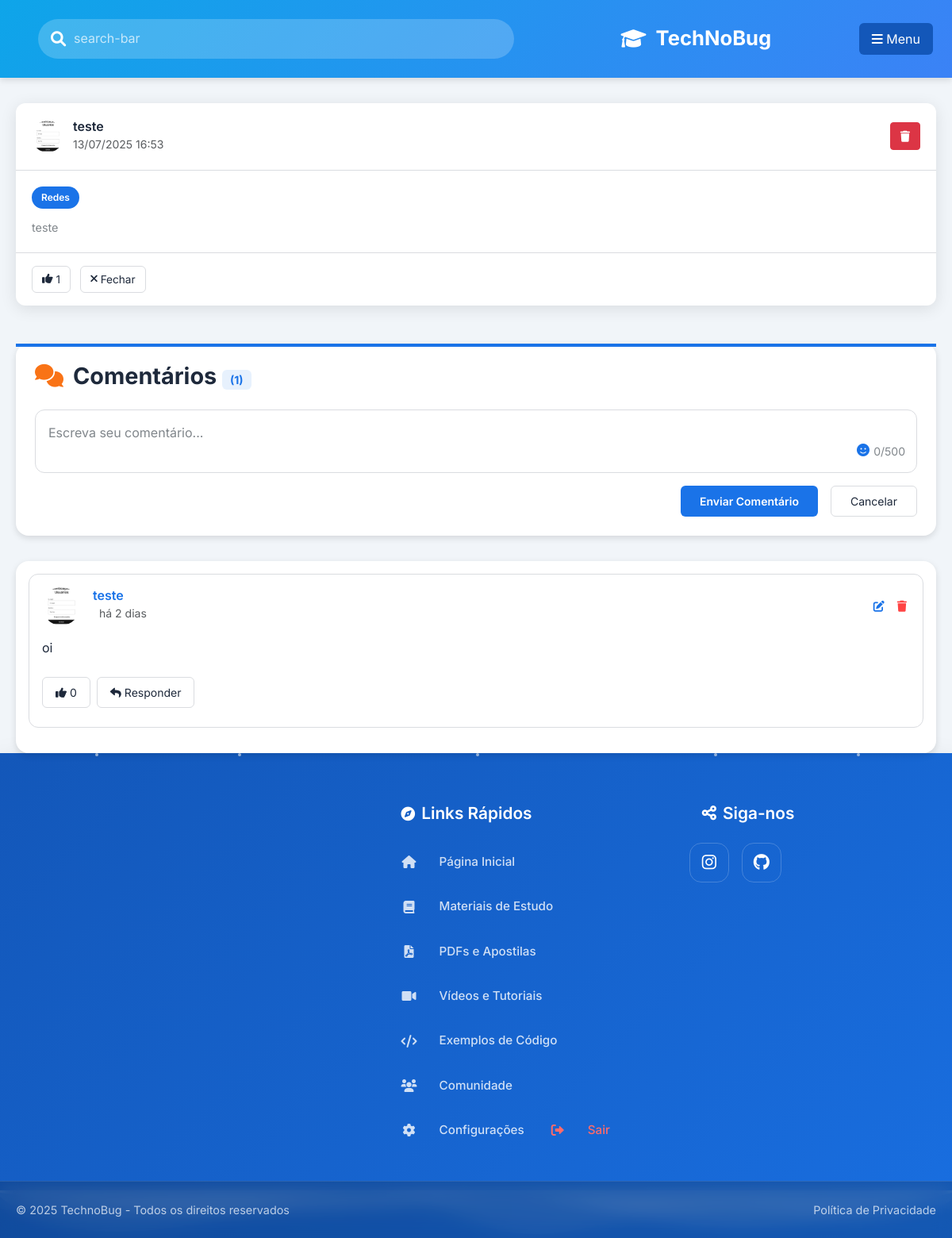
Page /post/1 (signed in) on the committed database.
### backend/models.py (models this page shows)
class User(db.Model):
    __tablename__ = 'users'
    id = db.Column(db.Integer, primary_key=True)
    username = db.Column(db.String(80), unique=True, nullable=False)
    email = db.Column(db.String(120), unique=True, nullable=False)
    password = db.Column(db.String(256))
    profile_pic = db.Column(db.String(120), default='default.png')
    is_admin = db.Column(db.Boolean, default=False)
    is_moderator = db.Column(db.Boolean, default=False)
    created_at = db.Column(db.DateTime, default=lambda: datetime.now(pytz.UTC))
    visited_pages = db.Column(db.Text, default='')
    last_activity = db.Column(db.DateTime, default=lambda: datetime.now(pytz.UTC))
    posts = db.relationship('Post', backref='author', lazy=True)
    comments = db.relationship('Comment', backref='author', lazy=True)
    likes = db.relationship('Like', backref='user', lazy=True)

class Post(db.Model):
    __tablename__ = 'posts'
    id = db.Column(db.Integer, primary_key=True)
    content = db.Column(db.Text, nullable=False)
    user_id = db.Column(db.Integer, db.ForeignKey('users.id'), nullable=False)
    category = db.Column(db.String(50), nullable=False)
    created_at = db.Column(db.DateTime, default=lambda: datetime.now(pytz.UTC))
    comments = db.relationship('Comment', backref='post', lazy=True)
    likes = db.relationship('Like', backref='post', lazy=True)

class Comment(db.Model):
    __tablename__ = 'comments'
    id = db.Column(db.Integer, primary_key=True)
    content = db.Column(db.Text, nullable=False)
    user_id = db.Column(db.Integer, db.ForeignKey('users.id'), nullable=False)
    post_id = db.Column(db.Integer, db.ForeignKey('posts.id'), nullable=False)
    parent_id = db.Column(db.Integer, db.ForeignKey('comments.id'), nullable=True)
    created_at = db.Column(db.DateTime, default=lambda: datetime.now(pytz.UTC))
    replies = db.relationship('Comment', backref=db.backref('parent', remote_side=[id]), lazy=True)
    likes = db.relationship('Like', backref='comment', lazy=True)

### app.py (the view)
@app.route('/post/<int:post_id>', methods=['GET'])
def post_comments(post_id):
    user_id = session.get('user_id')
    if not user_id:
        flash('Por favor, faça login para acessar esta página.', 'error')
        return redirect(url_for('registroelogin'))
    user = db.session.get(User, user_id)
    if not user:
        session.clear()
        flash('Sua sessão expirou ou o usuário não existe mais.', 'error')
        return redirect(url_for('registroelogin'))
    post = Post.query.options(
        db.joinedload(Post.comments).joinedload(Comment.author),
        db.joinedload(Post.comments).joinedload(Comment.replies).joinedload(Comment.author)
    ).get_or_404(post_id)
    return render_template('post_comments.html', user=user, post=post)

### app.py (called while the page is built)
@app.template_filter('format_brt')
def format_brt(datetime_obj, format_str='%d/%m/%Y %H:%M'):
    if datetime_obj:
        brt = pytz.timezone('America/Sao_Paulo')
        brt_datetime = datetime_obj.replace(tzinfo=pytz.UTC).astimezone(brt)
        return brt_datetime.strftime(format_str)
    return ''

### templates/post_comments.html (shortened to what this page needs)
<!DOCTYPE html>
<html lang="pt-BR">
<head>
    <link rel="stylesheet" href="https://cdnjs.cloudflare.com/ajax/libs/font-awesome/6.4.0/css/all.min.css">
    <link href="https://cdn.jsdelivr.net/npm/bootstrap@5.3.0/dist/css/bootstrap.min.css" rel="stylesheet">
    <link rel="stylesheet" href="https://cdn.jsdelivr.net/npm/emoji-picker-element@1.11.1/index.css">
    <link rel="stylesheet" href="{{ url_for('static', filename='css/post_comments.css') }}">
    <link rel="stylesheet" href="{{ url_for('static', filename='css/footer.css') }}">
</head>
<body>
    <header class="app-header">
        <div class="header-content">
            <div class="search-bar">
                <i class="fas fa-search"></i>
                <input type="text" placeholder="search-bar">
            </div>
            <div class="logo" onclick="window.location.href = '{{ url_for('telainicial') }}';" style="cursor: pointer;">
                <i class="fas fa-graduation-cap"></i>
                <span>TechNoBug</span>
            </div>
            <button class="btn menu-btn" type="button" data-bs-toggle="offcanvas" data-bs-target="#offcanvasMenu" aria-controls="offcanvasMenu">
                <i class="fas fa-bars"></i>
                <span>Menu</span>
            </button>
        </div>
    </header>
    <div class="container">
        <main class="main-content">
            <div class="post-card" data-post-id="{{ post.id }}" data-category="{{ post.category }}">
                <div class="post-header">
                    <div class="user-info">
                        <div class="profile-pic-preview">
                            {% if post.author.profile_pic and post.author.profile_pic != 'default.png' %}
                                <img class="profile-pic-img rounded-circle" src="{{ url_for('static', filename='Uploads/' + post.author.profile_pic) }}" alt="Foto de perfil" style="width:40px;height:40px;object-fit:cover;" />
                            {% else %}
                                <div class="profile-pic-avatar bg-primary text-white rounded-circle d-flex justify-content-center align-items-center" style="width:40px;height:40px;font-size:1.5em;">
                                    {{ post.author.username[0]|upper }}
                                </div>
                            {% endif %}
                        </div>
                        <div>
                            <h5 class="username">{{ post.author.username }}</h5>
                            <small class="text-muted">{{ post.created_at|format_brt }}</small>
                        </div>
                    </div>
                    {% if post.user_id == user.id %}
                        <div class="post-actions">
                            <button class="btn btn-sm btn-danger delete-post" data-post-id="{{ post.id }}">
                                <i class="fas fa-trash"></i>
                            </button>
                        </div>
                    {% endif %}
                </div>
                <div class="post-content">
                    <div class="post-category-tag">{{ post.category }}</div>
                    <p>{{ post.content }}</p>
                </div>
                <div class="post-footer">
                    <button class="btn btn-sm btn-outline-primary like-btn" data-post-id="{{ post.id }}">
                        <i class="fas fa-thumbs-up"></i> <span class="like-count">{{ post.likes|length }}</span>
                    </button>
                    <a href="{{ url_for('telainicial') }}" class="btn btn-sm btn-outline-secondary close-comments">
                        <i class="fas fa-times"></i> Fechar
                    </a>
                </div>
            </div>
            <div class="post-creation-card comment-creation-card">
                <h2 class="section-title">
                    <i class="fas fa-comments"></i>
                    <span>Comentários <span class="comment-count">({{ post.comments|length }})</span></span>
                </h2>
                <form class="comment-form" data-post-id="{{ post.id }}">
                    <div class="mb-3 position-relative">
                        <textarea class="form-control comment-input" name="comment_content" rows="4" placeholder="Escreva seu comentário..." required></textarea>
                        <div class="char-counter">0/500</div>
                        <button type="button" class="emoji-btn" title="Adicionar Emoji"><i class="fas fa-smile"></i></button>
                    </div>
                    <div class="comment-form-footer">
                        <button type="submit" class="btn btn-sm btn-primary btn-publish">Enviar Comentário</button>
                        <button type="button" class="btn btn-sm btn-outline-secondary btn-cancel">Cancelar</button>
                    </div>
                </form>
            </div>
            <div class="comments-list">
                {% if post.comments %}
                    {% for comment in post.comments %}
                        <div class="comment" data-comment-id="{{ comment.id }}">
                            <div class="comment-wrapper">
                                <div class="comment-header d-flex align-items-center">
                                    <div class="avatar me-3">
                                        {% if comment.author.profile_pic and comment.author.profile_pic != 'default.png' %}
                                            <img src="{{ url_for('static', filename='Uploads/' + comment.author.profile_pic) }}" alt="Foto de perfil" class="profile-pic-img rounded-circle" style="width:48px;height:48px;object-fit:cover;">
                                        {% else %}
                                            <div class="avatar-initials bg-primary text-white rounded-circle d-flex justify-content-center align-items-center" style="width:48px;height:48px;font-size:1.7em;">
                                                {{ comment.author.username[0]|upper }}
                                            </div>
                                        {% endif %}
                                    </div>
                                    <div class="comment-meta">
                                        <h6 class="mb-0">
                                            {{ comment.author.username }}
                                        </h6>
                                        <small class="text-muted time-ago" data-original="{{ comment.created_at.strftime('%d/%m/%Y %H:%M') }}">{{ comment.created_at.strftime('%d/%m/%Y %H:%M') }}</small>
                                    </div>
                                    {% if comment.user_id == user.id %}
                                        <div class="comment-actions ms-auto">
                                            <button class="btn btn-sm btn-outline-primary edit-comment" data-comment-id="{{ comment.id }}">
                                                <i class="fas fa-edit"></i>
                                            </button>
                                            <button class="btn btn-sm btn-outline-danger delete-comment" data-comment-id="{{ comment.id }}">
                                                <i class="fas fa-trash"></i>
                                            </button>
                                        </div>
                                    {% endif %}
                                </div>
                                <div class="comment-body">
                                    <p class="mb-2 comment-content">{{ comment.content }}</p>
                                </div>
                                <div class="comment-footer d-flex align-items-center gap-2">
                                    <button class="btn btn-sm btn-outline-primary comment-like-btn" data-comment-id="{{ comment.id }}">
                                        <i class="fas fa-thumbs-up"></i> <span class="like-count">{{ comment.likes|length }}</span>
                                    </button>
                                    <button class="btn btn-sm btn-outline-secondary reply-btn" data-comment-id="{{ comment.id }}">
                                        <i class="fas fa-reply"></i> Responder
                                    </button>
                                </div>
                            </div>
                        </div>
                    {% endfor %}
                {% endif %}
            </div>
        </main>
    </div>
    {% include 'footer.html' %}
</body>
</html>

### static/css/footer.css (style rules this page uses)
:root { --primary: #1a73e8; --primary-light: #4a91ff; --primary-dark: #1357b9; --primary-transparent: rgba(26, 115, 232, 0.1); --secondary: #202124; --secondary-light: #3c4043; --secondary-dark: #141517; --accent: #ff4444; --light: #ffffff; --light-gray: #f1f3f4; --medium-gray: #dadce0; --dark-gray: #80868b; --dark: #202124; --font-primary: 'Inter', system-ui, -apple-system, sans-serif; --gradient-primary: linear-gradient(135deg, #667eea 0%, #764ba2 100%); --gradient-secondary: linear-gradient(135deg, #f093fb 0%, #f5576c 100%); --gradient-tertiary: linear-gradient(135deg, #4facfe 0%, #00f2fe 100%); --shadow-soft: 0 10px 30px rgba(0, 0, 0, 0.1); --shadow-medium: 0 15px 35px rgba(0, 0, 0, 0.15); --shadow-strong: 0 20px 40px rgba(0, 0, 0, 0.2); }
.profile-pic-preview { width: 40px; height: 40px; display: flex; align-items: center; justify-content: center; overflow: hidden; }
.profile-pic-img { width: 100%; height: 100%; object-fit: cover; border-radius: 50%; }
* { margin: 0; padding: 0; box-sizing: border-box; }
body { font-family: var(--font-primary); line-height: 1.6; }
.container { max-width: 1200px; margin: 0 auto; padding: 0 20px; }

### templates/post_comments.html (style rules this page uses)
.profile-pic-img { display: block; object-fit: cover; }

### rows in the picture
User: profile_pic (picture), author.username "teste"
Post: created_at "13/07/2025 16:53", category "Redes", content "teste"
Comment: profile_pic (picture), author.username "teste", content "oi", likes|length "0"

### other values in the picture
{{ post.likes|length }} "1"
{{ post.comments|length }} "1"
